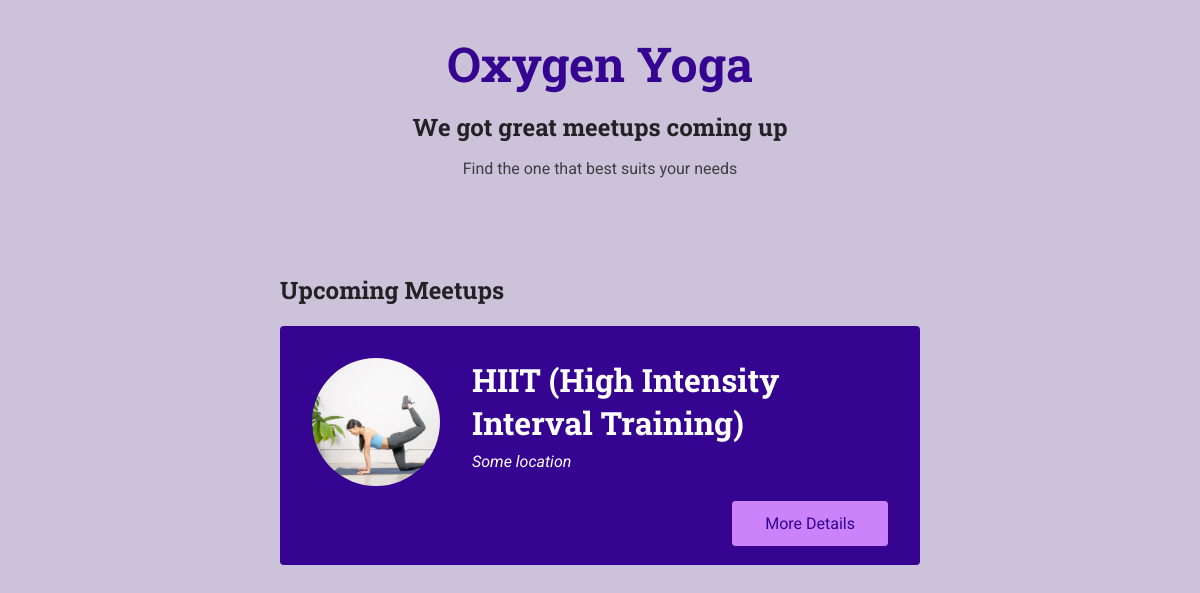
The app's page /meetups/ with its own data.
### meetups/models.py (models this page shows)
class Meetup(models.Model):
    title = models.CharField(max_length=200)
    slug = models.SlugField(unique=True)
    description = models.TextField()
    image = models.ImageField(upload_to='images')

### meetups/views.py (the view)
# urls.py: path('meetups/', views.index, name='name'),
def index(request):
    meetups = Meetup.objects.all()
    return render(request, 'meetups/index.html', {
        'meetups': meetups
    })

### meetups/templates/meetups/index.html (shortened to what this page needs)
{% extends 'meetups/base.html'%} {% load static %}  {%block css%}
<link rel="stylesheet" href="{% static 'meetups/styles/all_meetups.css'%}" />
{%endblock%}
{%block main_heading%} We got great meetups coming up {%endblock%}
{% block header_content %}
<p>Find the one that best suits your needs</p>
{% endblock %} {%block body%}
<section>
  <h2>Upcoming Meetups</h2>
  <ol>
    {% for meetup in meetups %}
    {% include 'meetups/include/meetup-item.html' with title=meetup.title location='Some location' slug=meetup.slug image=meetup.image.url %}
    {%endfor%}
  </ol>
</section>
{%endblock%}

### meetups/templates/meetups/include/meetup-item.html
<li class="meetup-item">
  <article>
    <div class="meetup-summary">
      <div class="meetup-image">
        <img src="{{ image }}" alt="{{ title }}" />
      </div>
      <div class="meetup-details">
        <h3>{{title}}</h3>
        <address>{{location}}</address>
      </div>
    </div>
    <div class="meetup-actions">
      <a href="{% url 'meetup_details' slug %}" class="btn"
        >More Details</a
      >
    </div>
  </article>
</li>

### meetups/static/meetups/styles/base.css (style rules this page uses)
* { box-sizing: border-box; }
body { font-family: "Roboto", sans-serif; margin: 0; background-color: #ccc3db; color: #3e3e41; }
h1, h2, h3 { font-family: "Roboto Slab", sans-serif; color: #222224; }
button, .btn { cursor: pointer; font: inherit; padding: 0.5rem 1.5rem; background-color: #350490; border: 1px solid #350490; color: white; border-radius: 4px; text-decoration: none; }

### meetups/static/meetups/styles/all_meetups.css (style rules this page uses)
section { max-width: 40rem; margin: 3rem auto; }
ol { list-style: none; margin: 0; padding: 0; }
.meetup-item { margin: 1rem 0; background-color: #350490; padding: 2rem; color: white; border-radius: 4px; }
.meetup-summary { display: flex; align-items: flex-start; }
.meetup-image { margin-right: 2rem; }
.meetup-image img { width: 8rem; height: 8rem; object-fit: cover; border-radius: 50%; }
.meetup-details h3 { color: inherit; margin-top: 0; margin-bottom: 0.5rem; font-size: 2rem; }
.meetup-details address { font-style: italic; }
.meetup-actions { margin-top: 1.5rem; text-align: right; }
.meetup-actions .btn { background-color: #cb82fb; border-color: #cb82fb; color: #350490; padding: 0.75rem 2rem; }

### records on screen
Meetup: title "HIIT (High Intensity Interval Training)", location "Some location"
